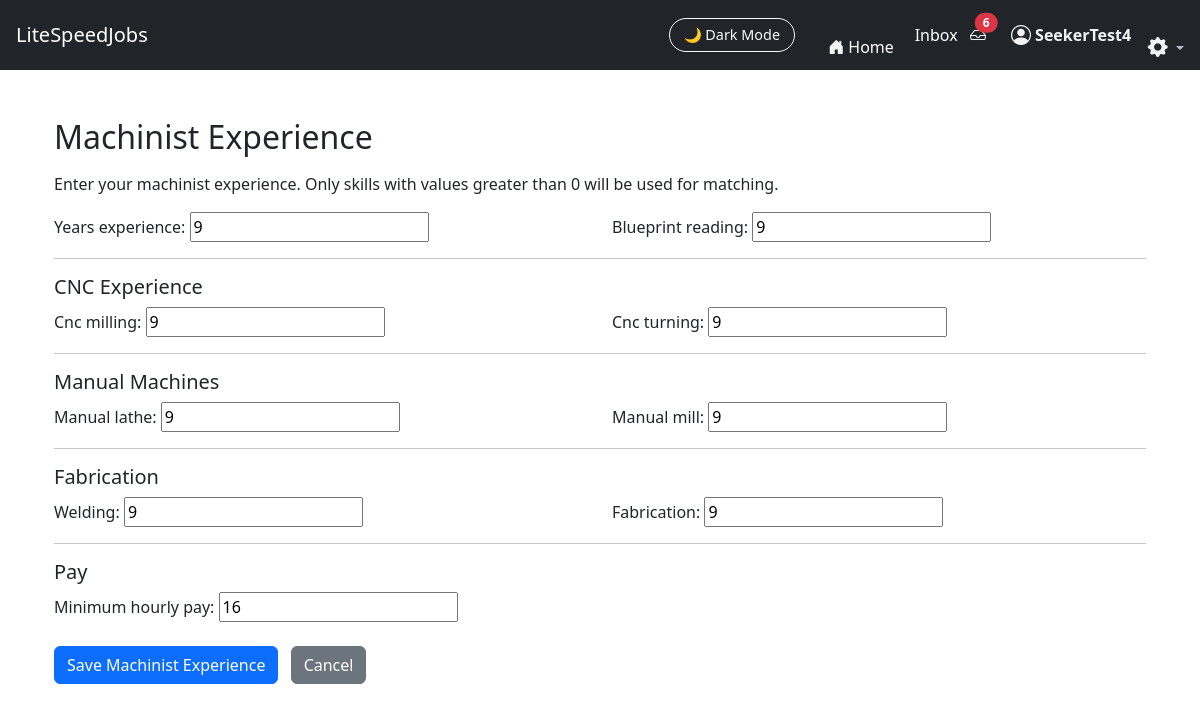
Page /JobFinder_app/seeker/machinist/ (signed in) on the committed database.
### JobFinder_app/models.py (models this page shows, shortened)
class MachinistExperience(models.Model):
    user = models.OneToOneField(User, on_delete=models.CASCADE)
    years_experience = models.IntegerField(null=True, blank=True)
    minimum_hourly_pay = models.IntegerField(null=True, blank=True)
    blueprint_reading = models.IntegerField(null=True, blank=True)
    cnc_milling = models.IntegerField(null=True, blank=True)
    cnc_turning = models.IntegerField(null=True, blank=True)
    manual_lathe = models.IntegerField(null=True, blank=True)
    manual_mill = models.IntegerField(null=True, blank=True)
    welding = models.IntegerField(null=True, blank=True)
    fabrication = models.IntegerField(null=True, blank=True)
    created_at = models.DateTimeField(auto_now_add=True)

### JobFinder_app/views.py (the view)
# urls.py: path("seeker/machinist/",views.machinist_experience_view,name="machinist_experience"),
@login_required
def machinist_experience_view(request):
    try:
        instance = MachinistExperience.objects.get(user=request.user)
    except MachinistExperience.DoesNotExist:
        instance = None
    if request.method == "POST":
        form = MachinistExperienceForm(request.POST, instance=instance)
        if form.is_valid():
            obj = form.save(commit=False)
            obj.user = request.user
            obj.save()
            return redirect("seeker_dashboard")
        else:
            print("❌ FORM ERRORS:", form.errors)
    else:
        form = MachinistExperienceForm(instance=instance)
    return render(request, "JobFinder_app/machinist_experience.html", {
        "form": form
    })

### JobFinder_app/forms.py
class MachinistExperienceForm(forms.ModelForm):
    class Meta:
        model = MachinistExperience
        exclude = ("user",)
    def __init__(self, *args, **kwargs):
        super().__init__(*args, **kwargs)
        for field in self.fields.values():
            field.required = False

### JobFinder_app/context_processors.py (called while the page is built)
def unread_message_count(request):
    if request.user.is_authenticated:
        return {
            "unread_count": Message.objects.filter(
                receiver=request.user,
                is_read=False
            ).count()
        }
    return {}

### JobFinder_app/templates/JobFinder_app/machinist_experience.html (shortened to what this page needs)
{% extends "JobFinder_app/base.html" %}
{% block content %}
<div class="container mt-4">
    <h2 class="mb-3">Machinist Experience</h2>
    <p class="dark-muted">
        Enter your machinist experience. Only skills with values greater than 0
        will be used for matching.
    </p>
    <form method="post">
        <div class="row">
            <div class="col-md-6">
                {{ form.years_experience.label_tag }}
                {{ form.years_experience }}
            </div>
            <div class="col-md-6">
                {{ form.blueprint_reading.label_tag }}
                {{ form.blueprint_reading }}
            </div>
        </div>
        <hr>
        <h5>CNC Experience</h5>
        <div class="row">
            <div class="col-md-6">
                {{ form.cnc_milling.label_tag }}
                {{ form.cnc_milling }}
            </div>
            <div class="col-md-6">
                {{ form.cnc_turning.label_tag }}
                {{ form.cnc_turning }}
            </div>
        </div>
        <hr>
        <h5>Manual Machines</h5>
        <div class="row">
            <div class="col-md-6">
                {{ form.manual_lathe.label_tag }}
                {{ form.manual_lathe }}
            </div>
            <div class="col-md-6">
                {{ form.manual_mill.label_tag }}
                {{ form.manual_mill }}
            </div>
        </div>
        <hr>
        <h5>Fabrication</h5>
        <div class="row">
            <div class="col-md-6">
                {{ form.welding.label_tag }}
                {{ form.welding }}
            </div>
            <div class="col-md-6">
                {{ form.fabrication.label_tag }}
                {{ form.fabrication }}
            </div>
        </div>
        <hr>
        <h5>Pay</h5>
        <div class="row">
            <div class="col-md-6">
                {{ form.minimum_hourly_pay.label_tag }}
                {{ form.minimum_hourly_pay }}
            </div>
        </div>
        <div class="mt-4">
            <button type="submit" class="btn btn-primary">
                Save Machinist Experience
            </button>
            <a href="{% url 'seeker_dashboard' %}" class="btn btn-secondary ms-2">
                Cancel
            </a>
        </div>
    </form>
</div>
{% endblock %}

### JobFinder_app/templates/JobFinder_app/base.html (shortened to what this page needs)
<!DOCTYPE html>
<html lang="en" data-theme="light">
<head>
    <link href="https://cdn.jsdelivr.net/npm/bootstrap@5.3.2/dist/css/bootstrap.min.css" rel="stylesheet">
    <link href="https://cdn.jsdelivr.net/npm/bootstrap-icons@1.11.1/font/bootstrap-icons.css" rel="stylesheet">
</head>
<body>
{% load message_tags %}
<nav class="navbar navbar-expand-lg navbar-dark bg-dark px-3">
    <a class="navbar-brand" href="/">LiteSpeedJobs</a>
    <div class="ms-auto d-flex align-items-center">
        <button id="darkModeToggle" class="btn btn-outline-light ms-3">
            🌙 Dark Mode
        </button>&nbsp;&nbsp;&nbsp;&nbsp;&nbsp;&nbsp;&nbsp;&nbsp;
        <li class="nav-item">
            <a class="nav-link d-flex align-items-center home-link"
            href="{% url 'landing' %}">
                <i class="bi bi-house-door-fill me-1 nav-icon"></i>
                <span class="d-none d-md-inline">Home</span>&nbsp;&nbsp;&nbsp;&nbsp;&nbsp;
            </a>
        </li>
        {% if user.is_authenticated %}
        <a href="{% url 'inbox_pro' %}" class="nav-link d-flex align-items-center home-link">Inbox</a>&nbsp;&nbsp;&nbsp;
        <a href="{% url 'inbox_pro' %}" class="nav-link position-relative">
            <i class="bi bi-inbox"></i>
            {% if unread_count and unread_count > 0 %}
                <span id="unreadBadge"
                    class="position-absolute top-0 start-100 translate-middle badge rounded-pill bg-danger">
                    {{ unread_count }}
                </span>
            {% endif %}
        </a>
        {% else %}
        <li class="nav-item">
            <a href="{% url 'login' %}" class="nav-link">
                <i class="bi bi-inbox"></i>
            </a>
        </li>
        {% endif %}&nbsp;&nbsp;&nbsp;&nbsp;&nbsp;&nbsp;
        {% if request.user.is_authenticated %}
            <a href="{% url 'role_redirect' %}"
                class="nav-link d-flex align-items-center gap-1 user-link">
                <i class="bi bi-person-circle nav-icon fs-5"></i>
             <span class="d-none d-md-inline">
                 <strong>{{ request.user.username }}</strong>&nbsp;&nbsp;&nbsp;&nbsp;
            </span>
        {% endif %}
        <li class="nav-item dropdown ">
            <a class="nav-link dropdown-toggle p-0 account_dropdown"
            style="color:var(--ls-dark-muted)"
            href="#"
            id="settingsDropdown"
            role="button"
            data-bs-toggle="dropdown"
            aria-expanded="false"
            data-bs-placement="bottom"
            title="Account settings">
                <i class="bi bi-gear-fill fs-5 text-white"></i>
            </a>
        </li>
    </div>
</nav>
<div class="container py-4">
    {% block content %}{% endblock %}
</div>
</body>
</html>

### JobFinder_app/templates/JobFinder_app/base.html (style rules this page uses)
:root { --ls-bg: #ffffff; --ls-bg-card: #f7f9fc; --ls-text: #141414; --ls-text-muted: #555; --ls-border: #e4e7ec; --ls-icon-color: #f1f3f5; --chat-bg: #fffffff5; --chat-panel-bg: #f8f9fa; --chat-border: #dee2e6; --chat-text: #212529; --chat-muted: #6c757d; --bubble-sent-bg: #0d6efd; --bubble-sent-text: #ffffff; --bubble-received-bg: #e9ecef; --bubble-received-text: #212529; --account-settings: #9de3f4; --ls-primary: #4dabf7; --ls-dark-bg: #0e1116; --ls-dark-bg-card: #1a1d24; --ls-dark-border: #2b2e36; --ls-dark-text: #f1f3f7; --ls-dark-muted: #b7bcc7; }
body { transition: background 0.3s ease, color 0.3s ease; }
.navbar { transition: background 0.3s ease; }
.btn { transition: background 0.25s ease, color 0.25s ease, border 0.25s ease; }
.navbar .nav-link i, .navbar .inbox-icon { color: var(--ls-icon-color) !important; transition: color 0.2s ease; }
.user-link .nav-icon, .user-link span { color: var(--ls-icon-color); transition: color 0.2s ease; font-weight: 500; }
.home-link, .home-link i { color: #ffffff !important; }
.bi-gear-fill { transition: transform 0.3s ease; }
.account_dropdown { color: var(--account-settings); }
#darkModeToggle { font-size: 0.9rem; border-radius: 25px; padding: 5px 14px; cursor: pointer; }

### rows in the picture
MachinistExperience: years_experience "9", blueprint_reading "9", cnc_milling "9", cnc_turning "9", manual_lathe "9", manual_mill "9", welding "9", fabrication "9", minimum_hourly_pay "16"

### other values in the picture
{{ unread_count }} "6"
{{ request.user.username }} "SeekerTest4"
